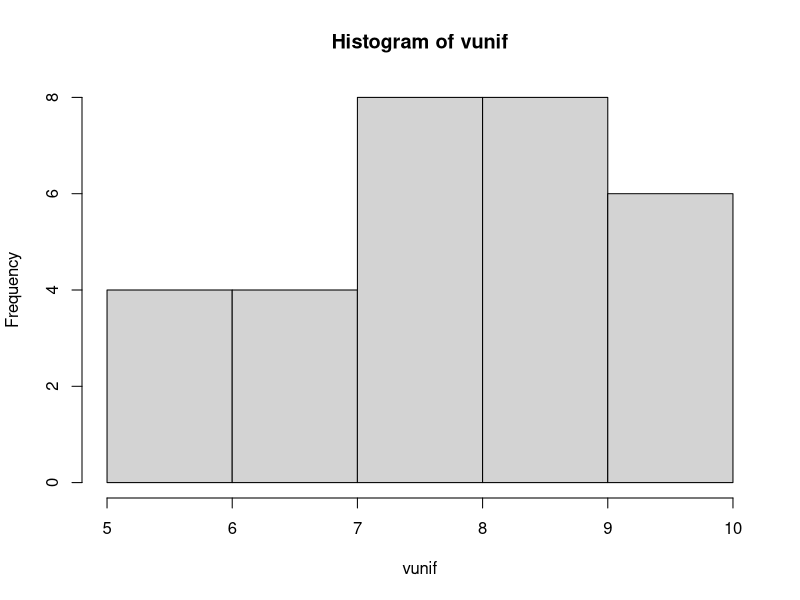
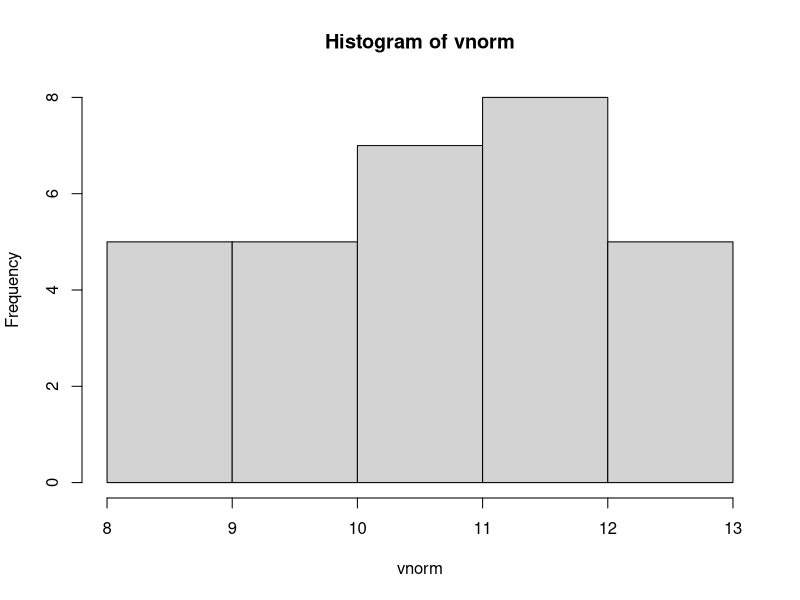
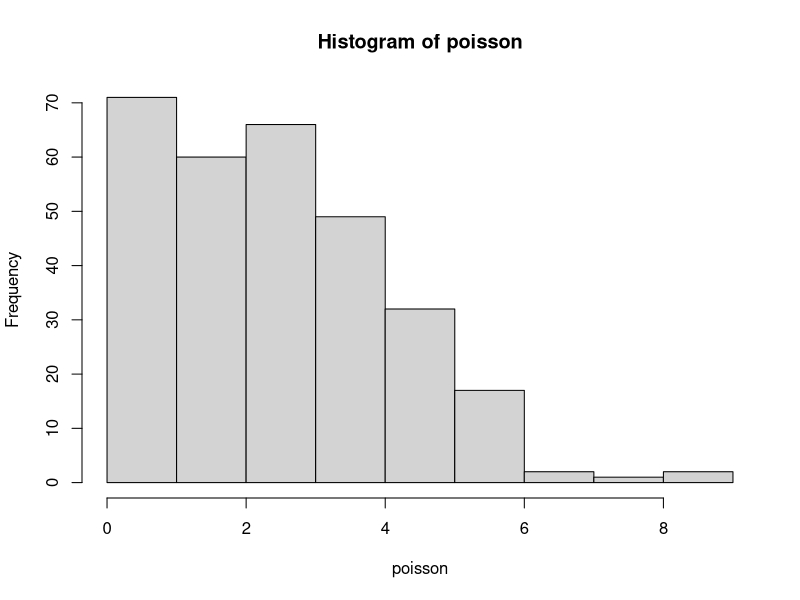

The R source for these figures, in order:
# Vetor com uma sequência de 1 a 1.000.000
x <- 1:1000000
y1 <- numeric(length(x))

# Receberos resultados
for (i in 1:length(x)){
  y1[i] <- x[i]^2
}

# Calcula o quadrado de cada número da sequ~encia em x usando a regra da reciclagem
y2 <- x^2

# Confere os resutados
identical(y1, y2)

# Tempo de execução suando for()
y1 <- numeric(length(x))
system.time(
  for(i in 1:length(x)){
    y1[i] <- x[i]^2
  }
)
system.time(
y2 <- x^2
)

# Distribuição uniforme
vunif <- runif(30, min = 5, max = 10)
hist(vunif)
shapiro.test(vunif)

# Distribuição normal
vnorm <- rnorm(30, mean = 10, sd = 2)
hist(vnorm)
shapiro.test(vnorm)

# Distribuição Poisson
poisson <- rpois (300, lambda = 3)
hist(poisson)
shapiro.test(poisson)
